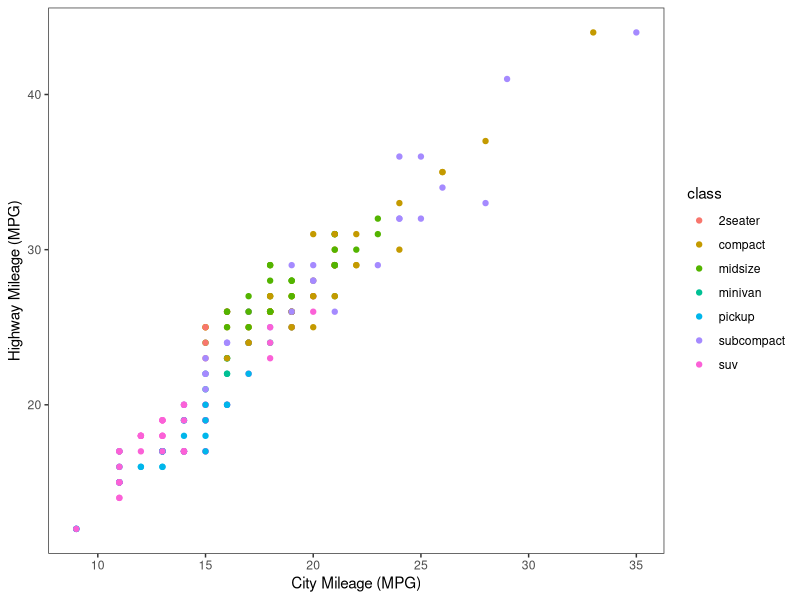
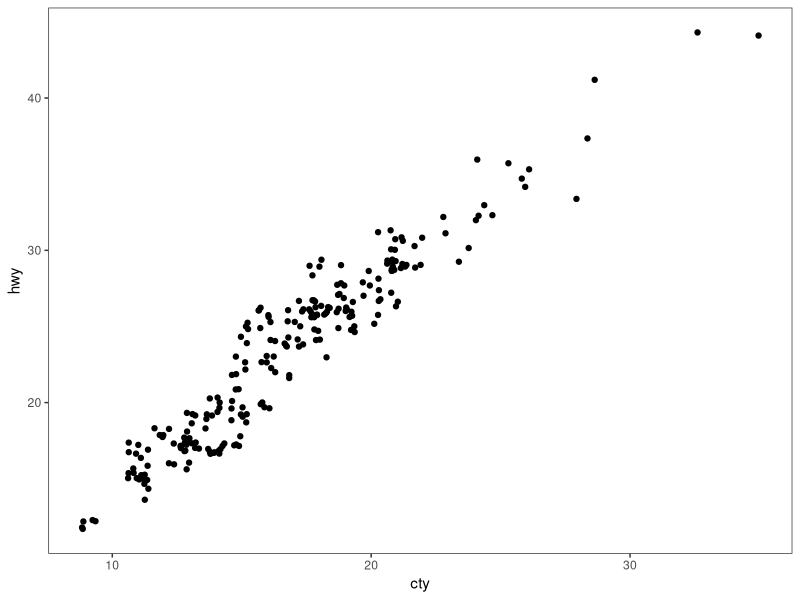
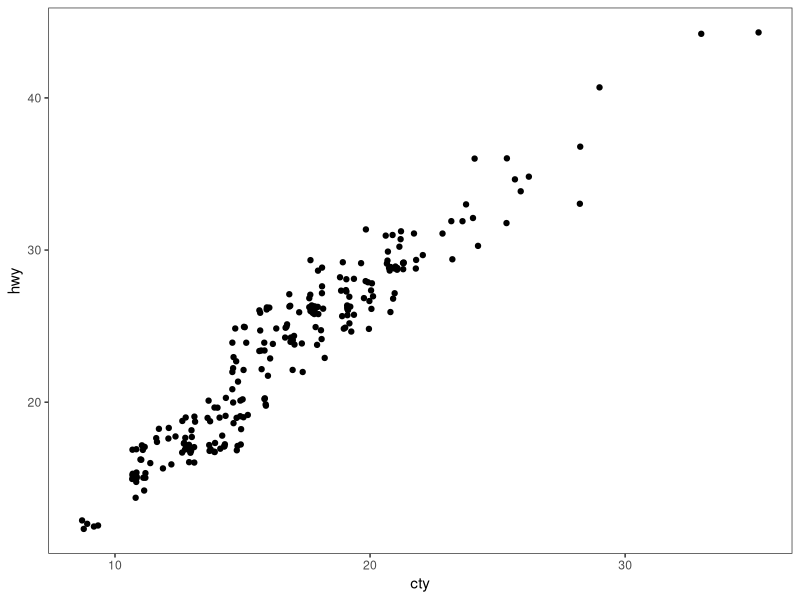
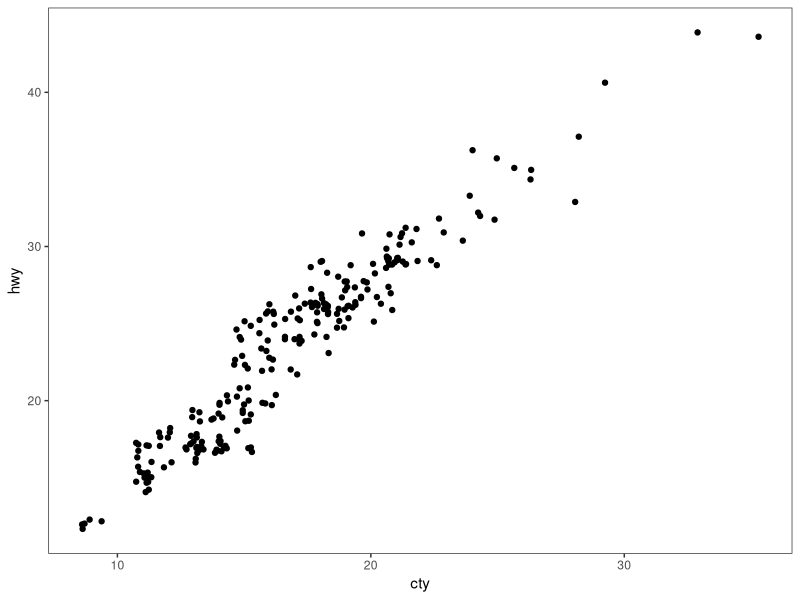

Here is the R script that generated these plots, in order: (Note: this script raises an error after producing the figures.)
# ---------------------------------------------------------- #
#### MODULE 3: Plot even more data!                       ####               
# ---------------------------------------------------------- #

## OBJECTIVE:
# 1. To develop a "grammar of graphics".
# 2. To become comfortable using ggplot2 for exploratory data visualization.


# ---------------------------------------------------------- #
#### SET UP:                                              ####
# ---------------------------------------------------------- #
# REMINDER: In RStudio, open the Rproject for our course (UNCG_DataWrangling), 
# pull any changes from GitHub, and navigate to the branch you created for 
# yourself (just a single branch for the whole semester) in RStudio's Git tab.
# Open this week's assignment in this new branch to complete and submit on GitHub.
# Ideally, you'll commit your answers a bit at a time as you work through
# this assignment, rather than committing all at once at the end.

# Reminder of some helpful resources for graphing in R:
# ggplot Cookbook: http://www.cookbook-r.com/Graphs/
# Official ggplot2 Book: https://ggplot2-book.org/
# Themes in ggplot2: https://ggplot2-book.org/polishing.html#themes

# In ggplot2, aesthetic means “something you can see”. Each aesthetic is a
# mapping between a visual cue and a variable.
# Examples include:
# position (i.e., on the x and y axes)
# color (“outside” color)
# fill (“inside” color)
# shape (of points)
# line type
# size

# Each type of geometric object (geom) accepts only a subset of all aesthetics.
# Refer to the geom help pages to see what mappings each geom accepts. Aesthetic
# mappings are set with the aes() function.

# TASK: We will be using the ggplot2 package for graphing. Fortunately, ggplot2 
# is nested within the tidyverse package (along with many others).
# Start by writing code to load the tidyverse library.
# HINT: see the end of assignment #1 if you forgot how to load a package.

library(tidyverse)

# TASK: Write code below to set your theme to black and white and both your major
# AND minor gridlines to element_blank for all plots you'll be making today.
# HINT: Check back to last week's assignment section 1.9 for setting themes for
# all plots.

theme_set(theme_bw() +
            theme(panel.grid.major = element_blank(),
                  panel.grid.minor = element_blank()))

# ---------------------------------------------------------- #
#### 1.0 CORRELATION                                      ####
# ---------------------------------------------------------- #

# We learned how to make correlations last week, but it never hurts to get
# more practice! Let's start by using a data set built into ggplot2.
# The mpg dataset looks at the gas efficiency of different cars. Run the following
# code to load the data:
data(mpg, package = "ggplot2")

# TASK: Create a scatterplot (i.e., a dot plot) to relate city and highway mileage.
# Color the points by the class of car (class column) and label the x and y axis 
# to be more informative (City Mileage (MPG) vs Highway Mileage (MPG)).
# HINT: Refer back to last week's assignment or the ggplot help resources if you 
# forget how to make a scatterplot.

ggplot(mpg, aes(x = cty, y = hwy, color = class)) +
  geom_point() +
  xlab("City Mileage (MPG)") +
  ylab("Highway Mileage (MPG)")

# Looks alright, but the graph may be hiding some information...
# QUESTION: How many data points are in the mpg dataframe?

nrow(mpg)
#ANSWER: 234

# QUESTION: Approximately how many dots are in the graph you just made? How does
# that compare to the number of observations in the dataframe?

#ANSWER: There are 78 dots on the graphs. This is 156 less data points that what is in the dataframe.


# Try another correlation-focused geom that addresses this problem by running
# the following code:
ggplot(data=mpg, aes(x=cty, y=hwy)) + 
  geom_jitter()


# QUESTION: What happened when you created the plot with geom_jitter?

#ANSWER: It looks like there are more data points, but it also looks less "organized".

# QUESTION: Run the code to create a plot using geom_jitter a second time. Then run it
# again and again. What happens each time? Why is this happening?

ggplot(data=mpg, aes(x=cty, y=hwy)) + 
  geom_jitter()

ggplot(data=mpg, aes(x=cty, y=hwy)) + 
  geom_jitter()
#ANSWER: the points are shifting each time. geom_jitter() is probably adding a random component to the graph and if you run it multiple times it is randomized each time. 

# TASK: The default in geom_jitter is to jitter (or slightly move) the points away
# from each other in both the x and y directions. Check the help file for geom_jitter
# and write code below to make a graph where you jitter points in only the x-dimension
# by 0.5.
 ?geom_jitter()

ggplot(data=mpg, aes(x=cty, y=hwy)) + 
  geom_jitter(width = 0.5, height = 0) #heigh = 0 to restrict jitter to y axis. 

# ---------------------------------------------------------- #
#### 1.1 DETOUR! COLORS, COLORS, COLORS                   ####
# ---------------------------------------------------------- #

# Our world is so colorful, and our graphs can be too! But we want to be mindful
# of our color choices to not only be beautiful, but also informative and accessible.

# TASK: Create a new dataframe that filters our mpg data down to only information
# for car classes compact, midsize, and suv using an %in% statement. Name your 
# new dataframe mpgSubset.
# HINT: Refer back to the Transform assignment if you want help with %in% (or 
# try googling!)

mpgSubset <- mpg %>% 
  filter(class %in% c('compact', 'midsize', 'suv'))

# ggplot has lots of nice (and some not so nice) built-in color palettes that we 
# can use to fill our bars with color. Try running the following code:
ggplot(data=mpgSubset, aes(x=cty, y=hwy, color=class)) +
  geom_jitter()

# The code above supplies us with ggplot's default color palette, which I find not
# so pleasing. Let's try to change this!

# We can add a statement specifying the scale of colors we would prefer. One way
# to do this is to use other pre-set palettes from ggplot. Run the code below to 
# ask ggplot to use the color brewer's palette called Set 1.
ggplot(data=mpgSubset, aes(x=cty, y=hwy, color=class)) +
  geom_jitter() +
  scale_color_brewer(palette="Set1")

# Alternatively, we could use the "RdBu" palette:
ggplot(data=mpgSubset, aes(x=cty, y=hwy, color=class)) +
  geom_jitter() +
  scale_color_brewer(palette="RdBu")

# QUESTION: Investigate the color brewer's range of palettes at this website: 
# https://r-graph-gallery.com/38-rcolorbrewers-palettes.html
# What do you notice about the colors chosen from each of the palettes that we
# used above? (i.e., does it use the first three colors in the palette? The last
# three? Some other combination?)

#ANSWER:the set 1 palate used the first 3 colors. The RdBu palate used the white which is in the very middle and the two colors on either side of the whit (red and blue)

# We could also pick out EXACTLY which colors we want for our figure. 
# There are 4 main ways to specify colors in R:
### by name
### by number
### by Hex code
### with the rgb() function

# By Name: R allows you to call more than 600 colors by name! Run the following
# code to see a list:
colors()

# We can put in the colors we chose for each variable by adding the 
# scale_color_manual() function to our plot. Try it out by running the following
# code:
ggplot(data=mpgSubset, aes(x=cty, y=hwy, color=class)) +
  geom_jitter() +
  scale_color_manual(values=c('midnightblue', 'cornflowerblue', 'tomato3'))


# You can also chose colors by number, which are assigned in R.

# TASK: Copy and paste the code to make our scatterplot and replace the color names
# with three numbers of your choice (between 1 and 657). How does your new figure look?
# HINT: remember to remove the quotation marks when calling numbers.

ggplot(data=mpgSubset, aes(x=cty, y=hwy, color=class)) +
  geom_jitter() +
  scale_color_manual(values=c(423, 419, 421)) #i thought these were going to be the pinks :(

# QUESTION: How do you think you could figure out which color name belongs to
# each color number?
# HINT: Try creating a dataframe from color() by passing it into the
# as.data.frame() function.

(colors <-as.data.frame((colors())))

#confused bc the numbers match up with the light pinks but the graph came out with blue yellow and green??

# You can also chose colors by Hex code. A Hex color code is a 6-symbol code made
# of up to three 2-symbol elements (6 symbols in length all together). Each of 
# the 2-symbol elements represents a color value in the Red-Green-Blue (RGB) color
# scale from 0 to 255. Hex codes are written with a # in front of them. Let's try
# out calling our colors using hex code.
ggplot(data=mpgSubset, aes(x=cty, y=hwy, color=class)) +
  geom_jitter() +
  scale_color_manual(values=c('#191970', '#6495ED', '#FF6347'))

# There are two great things about hex codes. First, you can call ANY color you 
# want with a hex code. That is, you're not limited to the 657 colors that are
# in ggplot. By specifying the color by hex code, you can pick literally anything!

# TASK: Google the search term "color picker". This should bring up google's color
# picker (in addition to a billion other color picking websites). Use this color
# picker to generate the hex codes for three new colors of your choice. Then copy
# and paste the above code, replacing the hex codes with your color choices.

ggplot(data=mpgSubset, aes(x=cty, y=hwy, color=class)) +
  geom_jitter() +
  scale_color_manual(values=c('#e88bc8', '#de1698', '#6b114c'))

# The second great thing about hex codes is that you can control the transparency
# of your colors. Transparency is set in a hex code by adding two extra symbols
# to the end, which together make up the "alpha" element. Adding 00 to the end 
# of your hex code will make your color completely transparent, while adding FF 
# to the end will make it completely opaque. Any number/letters in-between will 
# result in partial transparency. You can find a complete list of transparencies
# between 0-100% here: https://gist.github.com/lopspower/03fb1cc0ac9f32ef38f4

# TASK: Try out transparency by copying and pasting your graph code below and
# adding the alpha element to the end of each of your hex codes to make your
# first color 0% transparent, your second color 50% transparent, and your third
# color 100% transparent.

ggplot(data=mpgSubset, aes(x=cty, y=hwy, color=class)) +
  geom_jitter() +
  scale_color_manual(values=c('#e88bc800', '#de169850', '#6b114cFF'))

# QUESTION: What happened to the point that you set to 100% transparent?

#ANSWER: they are transparent so you can't see them on the plot.

# Finally, we can set our colors using the rgb() function. This operates very
# similarly to the hex code, where you can pick exactly the color and transparency
# you want. Try it out by running the following code:
ggplot(data=mpgSubset, aes(x=cty, y=hwy, color=class)) +
  geom_jitter() +
  scale_color_manual(values=c(rgb(.10, .10, .44, 1), rgb(.39, .58, .93, 1), rgb(1.0, .39, .28, 1)))

# TASK: Modify the above code to make all of your points 50% transparent.

ggplot(data=mpgSubset, aes(x=cty, y=hwy, color=class)) +
  geom_jitter() +
  scale_color_manual(values=c(rgb(.10, .10, .44, 0.5), rgb(.39, .58, .93, 0.5), rgb(1.0, .39, .28, 0.5)))

# There are so many inventive and artistic people in the world who have expanded
# the offerings for colors in ggplot. Check out some notable ones listed below
# when choosing colors for this assignment.
### Color-blind friendly palettes: https://github.com/JLSteenwyk/ggpubfigs
### Color palettes from vintage National Parks posters: https://github.com/katiejolly/nationalparkcolors
### Color palettes based on Wes Anderson movies: https://github.com/karthik/wesanderson
### Color palettes from famous Dutch paintings: https://github.com/EdwinTh/dutchmasters


# ---------------------------------------------------------- #
#### 1.2 DETOUR! LEGENDS                                  ####
# ---------------------------------------------------------- #

# When you specify colors in your ggplot code, R throws in a bonus legend for free!
# However, this legend is often not as clear or visually appealing as we might 
# prefer. But as with all geometric objects in ggplot, legends can be easily altered.

# Run the following code to create a scatter plot. Feel free to modify the colors
# as you prefer!
ggplot(data=mpgSubset, aes(x=cty, y=hwy, color=class)) +
  geom_jitter()

# QUESTION: Where did ggplot get the legend title and values from?

#ANSWER: We used the subset data and told ggplot the color was class (title) and the only options in class are compact, midsize, and suv.

# We could change the title and values in our legend by altering the dataframe
# we are passing into ggplot. But that seems a bit drastic. Instead, we can 
# lean on the same code that specifies our color picks to alter the legend text.
# Try it out by running the following code:
ggplot(data=mpgSubset, aes(x=cty, y=hwy, color=class)) + #telling ggplot to use the subset dataframe and that we want cty on the x axis and hwy on the y axis and to color the data points by class of car. 
  geom_jitter() + #telling ggplot what plot we want 
  scale_color_manual(values=c('#FCBA03', '#380754', '#496916'),#picking colors to id car class
                     name='Class of Car', #renaming the legend title
                     breaks=c('suv', 'midsize', 'compact'), #tell ggplot what order we want the car class to appear in on the legend
                     labels=c('SUV', 'Midsize', 'Compact')) #renaming the classes


# TASK: Label each line of the code above with what it is doing.
# HINT: Check the scale_color_manual help file or ggplot Cookbook for more info.


# IMPORTANT: It is important to pay attention to the order you provide ggplot with 
# your color choices and legend labels! Try running the following code:
ggplot(data=mpgSubset, aes(x=cty, y=hwy, color=class)) + 
  geom_jitter() + 
  scale_color_manual(values=c('#FCBA03', '#380754', '#496916'), 
                     name='Class of Car', 
                     breaks=c('suv', 'midsize', 'compact'), 
                     labels=c('Compact', 'SUV', 'Midsize')) 


# QUESTION: What is wrong with the code above? Why is it so important to be
# careful with the order you pass information into ggplot?

#ANSWER: the break order does not match up with the label order so now whoever looks at the graph will misinterpret the data.


# While changing the legend text and factor order takes place in the scale_color_manual
# step, moving the legend around on the graph page is part of the graph theme. We
# can try this out using the code below:
ggplot(data=mpgSubset, aes(x=cty, y=hwy, color=class)) + 
  geom_jitter() + 
  theme(legend.position='top')


# TASK: Modify the code above to have the legend display along the bottom of
# the figure.

ggplot(data=mpgSubset, aes(x=cty, y=hwy, color=class)) + 
  geom_jitter() + 
  theme(legend.position='bottom')

# We can also have the legend located within the area of the graph itself! We can 
# do this by specifying the coordinates for where the legend should go within the
# graph axes. First we set the legend position and then we set the anchoring 
# position by justifying the legend.
### bottom left: 0,0
### bottom right: 1,0
### top left: 0,1
### top right: 1,1

# Try it out by running the following code:
ggplot(data=mpgSubset, aes(x=cty, y=hwy, color=class)) + 
  geom_jitter() + 
  theme(legend.position=c(1,0), legend.justification=c(1,0))

# QUESTION: What happens if you don't include the code for legend justification
# above?

ggplot(data=mpgSubset, aes(x=cty, y=hwy, color=class)) + 
  geom_jitter() + 
  theme(legend.position, legend.justification)
#ANSWER: ggplot wont know where to put the legend and you will get an error.

# TASK: Copy and paste the code from above. Modify it to place the legend in the
# upper left part of the graph.

ggplot(data=mpgSubset, aes(x=cty, y=hwy, color=class)) + 
  geom_jitter() + 
  theme(legend.position=c(0,0.95), legend.justification=c(-0.2,1))

# Finally, we might want to remove the legend altogether! We would do so by
# modifying the theme as well. 

# TASK: Check the ggplot cookbook to find the legends section. Read what it says 
# about removing the legend. Then copy and paste the graph code from above. Modify
# the code to remove the legend.

ggplot(data=mpgSubset, aes(x=cty, y=hwy, color=class)) + 
  geom_jitter() + 
  theme(legend.position= 'none')
# ---------------------------------------------------------- #
#### 2.0 DEVIATION                                        ####
# ---------------------------------------------------------- #

# Used to compare variation in values between small number of items (or categories) 
# with respect to a fixed reference.

# Whether the graphical type is a deviation graph or a composition graph (or a 
# ranking graph) may depend on the underlying data structure.

# We used geom_bar() last week with factor data to create a bar graph. But
# geom_bar() is a bit tricky because it can make EITHER a bar graph or a histogram
# depending on the data you give it. The default of geom_bar() is to set stat to 
# count so if you give it just a continuous x value, it will make a histogram. Try
# it with the following code:
ggplot(data=mpg, aes(x=hwy)) + 
  geom_bar()

# In order to have the geom create bars and not a histogram, you must:
# 1) Set stat = identity
# 2) Provide both an x and a y inside the aes(), where x is either a character 
# or factor and y is numeric.

# TASK: Create a dataframe of summary statistics for the mpg data, calculating the
# mean, standard deviation, and standard error for highway mpg grouping by class.
# Name the resulting dataframe highwayMPG and your new variables hwy_mean, hwy_sd,
# and hwy_se.
# HINT: Look back at the Transform assignment if you forget how to summarize the
# data. Also recall, standard error = 1.96*standard deviation.

highwayMPG <- mpg %>% 
  group_by(class) %>% 
  summarize(hwy_mean = mean(hwy),
            hwy_sd = sd(hwy),
            hwy_se = 1.96&sd(hwy))

# TASK: Create a bar graph showing the average highway MPG on the y-axis and 
# car class on the x-axis. Fill the bars by class. Add in error bar caps that are 20%
# the width pf the bars.
# HINT: Don't forget to change stat from the default in your geom_bar() statement!

ggplot(data = highwayMPG, aes(x = class, y = hwy_mean, fill = class)) +
  geom_bar(stat = "identity") + 
  geom_errorbar(aes(ymin = hwy_mean - hwy_se,
                    ymax = hwy_mean + hwy_se),
                width = 0.2)

# ---------------------------------------------------------- #
#### 2.1 DETOUR! COLORS AND LEGENDS, AGAIN                ####
# ---------------------------------------------------------- #

# Recall that some geometric elements require fills instead of (or sometimes in
# addition to) colors.

# TASK: Create a bar graph with the mpg summary stats with the following parameters:
# (1) Black bar outline
# (2) Bars filled with the color brewer palette "Dark2" using the scale_fill_manual
#     statement
# (3) No legend
# (4) Informative x- and y-axis labels.

ggplot(data = highwayMPG, aes(x= class, y = hwy_mean, fill = class)) +
  geom_bar(stat = "identity", color = "black") +
  scale_fill_brewer(palette = "Dark2") +
  labs(x ="Car Class",
       y = "Average Highway Mileage (MPG)") +
   theme(legend.position = "none")

# HINT: Carefully consider whether your color and/or fill should go within an aes() 
# statement, the scale_fill_manual or scale_color_manual statements, or neither.
# If in doubt, try a bunch of ways until it looks how we want it. And consult 
# your helpful ggplot resources on the web.


# ---------------------------------------------------------- #
#### 2.2 DETOUR! AXIS MODIFICATIONS                       ####
# ---------------------------------------------------------- #

# Run the following code, feeling free to modify colors as you prefer:
ggplot(data=highwayMPG, aes(x=class, y=hwy_mean, fill=class)) +
  geom_bar(stat='identity') +
  scale_fill_manual(values=c("#009E73", "#785EF0", "#DC267F", "#FE6100", "#FFB000", "#CC79A7", "#000000"))

# QUESTION: Where is ggplot getting the x-axis tick labels from?

#ANSWER: when we identified class in the aes. 

# Often our tick labels are not the best. We can modify them to be more informative
# or visually appealing by directly modifying the dataframe, but again this feels
# a bit extreme. Instead, we can directly modify the scale of the axis. For axes
# that deal with categories, we are setting the discrete scale. Try it out by
# running the following code:
ggplot(data=highwayMPG, aes(x=class, y=hwy_mean, fill=class)) +
  geom_bar(stat='identity') +
  scale_x_discrete(labels=c('sport', 'compact', 'midsize', 'minivan', 'pickup', 'subcompact', 'SUV'))

# We can also change the scale of the continuous axes, including how large they are
# and where the tick marks fall as follows:
ggplot(data=highwayMPG, aes(x=class, y=hwy_mean, fill=class)) +
  geom_bar(stat='identity') +
  scale_y_continuous(breaks=seq(0, 50, 10)) +
  coord_cartesian(ylim=c(0,50))

# QUESTION: Try running the code above without the coord_cartesian() statement. 
ggplot(data=highwayMPG, aes(x=class, y=hwy_mean, fill=class)) +
  geom_bar(stat='identity') +
  scale_y_continuous(breaks=seq(0, 50, 10))

# What is surprising about the resulting graph? Based on this result, what do you
# think the coord_cartesian() statement does?

#ANSWER: Without the coord_cartesian() it autosets the y axis limits. 

# We can also add a statement into the scale discrete or continuous statements
# to name our axes, rather than putting in a whole separate step of xlab() or ylab().
# Try it out with the following code:
ggplot(data=highwayMPG, aes(x=class, y=hwy_mean, fill=class)) +
  geom_bar(stat='identity') +
  scale_x_discrete(name='Class of Car') +
  scale_y_continuous(name='Mean Highway MPG')


# Finally, we can flip our axes easily in ggplot as follows:
ggplot(data=highwayMPG, aes(x=class, y=hwy_mean, fill=class)) +
  geom_bar(stat='identity') +
  coord_flip()


# TASK: Let's put it all together. Make a graph of the mpg summary stats with the
# following specifications:
# (1) color by class of car using a color scheme of your choice (not the default)
# (2) plot the class of car on the x-axis and the highway MPG on the y axis
# (3) include better names for the x- and y-axis titles
# (4) include better names for the car classes
# (5) set the scale of the highway mpg to run from 0 to 30 with breaks every 5 
# (6) flip your axes
# (7) remove the legend

# install.packages("nationalparkcolors")  
# install.packages("dutchmasters")
## Not available for this version??? :'(


ggplot(data = highwayMPG, aes(x = class, y = hwy_mean, fill = class)) +
  geom_bar(stat = "identity", color = "black") +
  scale_fill_manual(values = c("#4477AA", "#228833", "#AA3377", "#BBBBBB", "#66CCEE", "#CCBB44", "#EE6677")) +
  scale_x_discrete(name = "Car Class",
    labels = c("2seater" = "2-Seater",
      "compact" = "Compact",
      "midsize" = "Midsize",
      "minivan" = "Minivan",
      "pickup" = "Pickup",
      "subcompact" = "Subcompact",
      "suv" = "SUV")) +
  scale_y_continuous(name = "Average Highway MPG",
    limits = c(0, 30),
    breaks = seq(0, 30, 5)) +
  coord_flip() +
  theme(legend.position = "none")

# ---------------------------------------------------------- #
#### 3.0 RANKING                                          ####
# ---------------------------------------------------------- #
# Used to compare the position or performance of multiple items with respect to 
# each other. Actual values matters somewhat less than the ranking.

# TASK: Create a dataframe of summary statistics for the mpg data, calculating the
# mean, standard deviation, and standard error for CITY mpg grouping by class.
# Name the resulting dataframe cityMPG and your new variables city_mean, city_sd,
# and city_se.
# HINT: Look back at the Transform assignment if you forget how to summarize the
# data. Also, standard error = 1.96*standard deviation.

cityMPG <- mpg %>% 
  group_by(class) %>%
  summarize(city_mean = mean(cty, na.rm = TRUE),
    city_sd = sd(cty, na.rm = TRUE),
    city_se = 1.96 * city_sd)

# Now we want to plot our data in order from smallest to largest city MPG to get
# a ranking. To do so, we need to use the reorder() function to rearrange the data
# going into our x-axis.
ggplot(cityMPG, aes(x=reorder(class, city_mean), y=city_mean)) + 
  geom_bar(stat="identity")

# TASK: Recreate the above ranking figure to include the following:
# (1) class of car on the x-axis with informative axis and tick labels
# (2) MPG ordered from highest to lowest (hint: try google if you're unsure)
# (3) bars with dary grey outlines and filled by class with your favorite color scheme
# (4) error bars with end caps 30% the width of the bars
# (5) y-axis from 0 to 30 with tick marks every 5
# (6) no legend.

ggplot(cityMPG, aes(x = reorder(class, -city_mean), y = city_mean, fill = class)) +
  geom_bar(stat = "identity", color = "darkgrey") +
  geom_errorbar(aes(ymin = city_mean - city_sd, ymax = city_mean + city_sd), width = 0.3) +
  scale_y_continuous(limits = c(0, 30), breaks = seq(0, 30, 5)) +
  labs(x = "Vehicle Class",
       y = "Mean City MPG") +
  theme_minimal()+
  theme(legend.position = "none")
# ---------------------------------------------------------- #
#### 4.0 DISTRIBUTION                                     ####
# ---------------------------------------------------------- #
# When you have lots and lots of data points and want to study where and how the
# data points are distributed.

# Histograms can be accomplished with either geom_bar() or geom_histogram()
ggplot(mpg, aes(hwy)) + 
  geom_histogram()

# TASK: Recreate the graph above, but using geom_bar() instead

ggplot(mpg, aes(x = hwy)) +
  geom_bar(stat = "bin")

# TASK: Try making a histogram with the categorical variable 'manufacturer'.
# What error message do you get?

ggplot(mpg, aes(x = manufacturer)) +
  geom_histogram()
#ANSWER: the variable in the aes needs to be continuous

# QUESTION: What happens when you follow the advice of the error message and 
# make stat='count'?
ggplot(mpg, aes(manufacturer)) + 
  geom_histogram(stat="count")

#ANSWER: it will give you a bin for every manufacturer

# TASK: Make a boxplot comparing the distribution of cty (city mileage) for
# each class of car.
# HINT: Look back to last week if you forget how to make a boxplot.

ggplot(mpg, aes(x = class, y = cty)) +
  geom_boxplot(fill= c("#4477AA", "#228833", "#AA3377", "#BBBBBB", "#66CCEE", "#CCBB44", "#EE6677"))

# We can also make a different type of distribution, a violin plot using the 
# geom_violin statement as follows:
ggplot(mpg, aes(x=class, y=cty)) + 
  geom_violin()

# QUESTION: What does a violin plot show? Check google if you're unsure.

#ANSWER: it tells you the full distribution instead of just the medians and the quartiles.

# ---------------------------------------------------------- #
#### 5.0 COMPOSITION                                      ####
# ---------------------------------------------------------- #
# Bar charts and pie charts are classic ways of showing composition of a dataset.

# TASK: Let's get some data for this task by determining the number of cars from 
# each car manufacturer in our mpg dataframe. We can do this as follows:
manufacturerFreq <- mpg %>% 
  group_by(manufacturer) %>% 
  summarize(frequency=length(manufacturer)) %>% 
  ungroup()

# TASK: Make a bar graph of the number of cars (frequency) by manufacturer using
# the dataframe we created above.


# We can switch the bar chart you created above into a pie chart simply by changing
# the coordinate system through a series of steps as follows:

ggplot(manufacturerFreq, aes(x=manufacturer, y=frequency)) +
  geom_bar(stat="identity") +
  coord_polar()

ggplot(manufacturerFreq, aes(x=manufacturer, y=frequency, fill=manufacturer)) +
  geom_bar(stat="identity") +
  coord_polar()

ggplot(manufacturerFreq, aes(x="", y=frequency, fill=manufacturer)) +
  geom_bar(stat="identity", width=1) +
  coord_polar()

ggplot(manufacturerFreq, aes(x="", y=frequency, fill=manufacturer)) +
  geom_bar(stat="identity", width=1) +
  coord_polar(theta="y")

ggplot(manufacturerFreq, aes(x="", y=frequency, fill=manufacturer)) +
  geom_bar(stat="identity", width=1) +
  coord_polar(theta="y", start=0) +
  theme_void() +
  theme(legend.title = element_text(size = 12.5), 
        legend.text  = element_text(size = 8.5),
        legend.key.size = unit(.75, "lines"))

# TASK: Annotate the code below to describe what each line does:
ggplot(manufacturerFreq, aes(x="", y=frequency, fill=manufacturer)) +
  geom_bar(stat="identity", width=1) +
  coord_polar(theta="y", start=0) +
  theme_void() +
  theme(legend.title = element_text(size = 12.5), 
        legend.text  = element_text(size = 8.5),
        legend.key.size = unit(.75, "lines"))


# ---------------------------------------------------------- #
#### 6.0 CHANGE                                           ####
# ---------------------------------------------------------- #

# Time series are often best visualized with line graphs. Let's try this out
# with some new data:
data("economics")

# TASK: Use the economics dataset to plot the number of people who are unemployed
# over time (unemploy vs date). Make a scatterplot, then connect the points with 
# lines using geom_line().
# HINT: use ?economics to get more information about this dataset.




# ---------------------------------------------------------- #
#### GROUPS AND MAPS                                      ####
# ---------------------------------------------------------- #

# Let's save these for group project options, this assignment is really long!









# REMEMBER: Save and push your script when you're done with this assignment!
